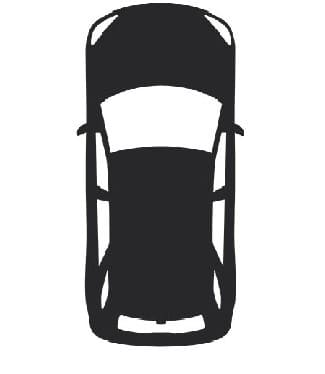
#> input picture Car.jpeg, 325 x 374 px
$ python duplicador.py
#> lines starting #> are read from the running program, lines starting #| are printed output that depends on the picture
from PIL import Image
Image.MAX_IMAGE_PIXELS = None

def replicate_image(image_path, n, output_path):
    img = Image.open(image_path)
    width, height = img.size

    # Aumenta as dimensões da imagem
    new_width = width * n
    new_height = height * n

    # Cria uma nova imagem vazia
    new_img = Image.new("RGB", (new_width, new_height))

    # Preenche a nova imagem com cópias da imagem original
    for i in range(n):
        for j in range(n):
            new_img.paste(img, (i * width, j * height))

    # Salva a imagem após todos os blocos serem adicionados
    new_img.save(output_path, format="TIFF", compression="tiff_lzw")

# Solicita ao usuário o valor de n
while True:
    try:
        n = int(input("Digite o valor de n para replicação da imagem: "))
        break
    except ValueError:
        print("Por favor, insira um número inteiro válido.")
#> this loop made 1 pass; the answer given on pass 1: 3

# Caminho da imagem
image_path = input("Digite o caminho da imagem JPG: ")
#> the answer given: Car.jpeg

# Caminho de saída para a nova imagem
output_path = input("Digite o caminho de saída para a nova imagem TIFF: ")
#> the answer given: out.png

# Chama a função para replicar a imagem
replicate_image(image_path, n, output_path)
#> in replicate_image, img is the input picture: PIL image 325x374 RGB; mean R, G, B 186.5, 186.5, 187.1
#> in replicate_image, `new_img = Image.new("RGB", (new_width, new_height))`: new_img: PIL image 975x1122 RGB; every value is 0
#> after the loop in replicate_image, `for i in range(n):`:
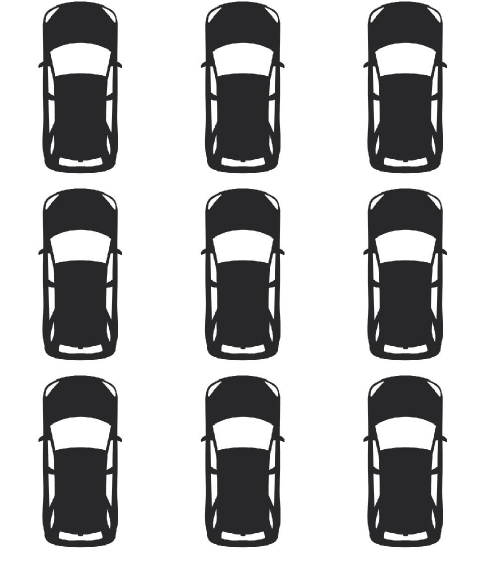
#> new_img: PIL image 975x1122 RGB (shown at 1/2 size); mean R, G, B 186.5, 186.5, 187.1
